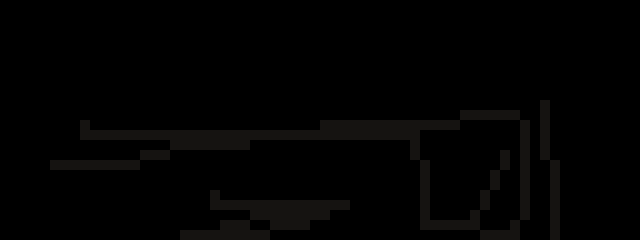

Below is a game level as drawn by its tile map, then a one-line description and the .tmx file that defines it, in full:
An orthogonal 64x24 tile map with 10x10 px tiles, 1 tile layer (Tile Layer 1).

<map version="1.0" orientation="orthogonal" width="64" height="24" tilewidth="10" tileheight="10">
 <tileset firstgid="1" name="tiles" tilewidth="10" tileheight="10" margin="2">
  <image source="tiles.png" width="256" height="256" />
 </tileset>
 <layer name="Tile Layer 1" width="64" height="24">
  <data encoding="csv">
0,0,0,0,0,0,0,0,0,0,0,0,0,0,0,0,0,0,0,0,0,0,0,0,0,0,0,0,0,0,0,0,0,0,0,0,0,0,0,0,0,0,0,0,0,0,0,0,0,0,0,0,0,0,0,0,0,0,0,0,0,0,0,0,
0,0,0,0,0,0,0,0,0,0,0,0,0,0,0,0,0,0,0,0,0,0,0,0,0,0,0,0,0,0,0,0,0,0,0,0,0,0,0,0,0,0,0,0,0,0,0,0,0,0,0,0,0,0,0,0,0,0,0,0,0,0,0,0,
0,0,0,0,0,0,0,0,0,0,0,0,0,0,0,0,0,0,0,0,0,0,0,0,0,0,0,0,0,0,0,0,0,0,0,0,0,0,0,0,0,0,0,0,0,0,0,0,0,0,0,0,0,0,0,0,0,0,0,0,0,0,0,0,
0,0,0,0,0,0,0,0,0,0,0,0,0,0,0,0,0,0,0,0,0,0,0,0,0,0,0,0,0,0,0,0,0,0,0,0,0,0,0,0,0,0,0,0,0,0,0,0,0,0,0,0,0,0,0,0,0,0,0,0,0,0,0,0,
0,0,0,0,0,0,0,0,0,0,0,0,0,0,0,0,0,0,0,0,0,0,0,0,0,0,0,0,0,0,0,0,0,0,0,0,0,0,0,0,0,0,0,0,0,0,0,0,0,0,0,0,0,0,0,0,0,0,0,0,0,0,0,0,
0,0,0,0,0,0,0,0,0,0,0,0,0,0,0,0,0,0,0,0,0,0,0,0,0,0,0,0,0,0,0,0,0,0,0,0,0,0,0,0,0,0,0,0,0,0,0,0,0,0,0,0,0,0,0,0,0,0,0,0,0,0,0,0,
0,0,0,0,0,0,0,0,0,0,0,0,0,0,0,0,0,0,0,0,0,0,0,0,0,0,0,0,0,0,0,0,0,0,0,0,0,0,0,0,0,0,0,0,0,0,0,0,0,0,0,0,0,0,0,0,0,0,0,0,0,0,0,0,
0,0,0,0,0,0,0,0,0,0,0,0,0,0,0,0,0,0,0,0,0,0,0,0,0,0,0,0,0,0,0,0,0,0,0,0,0,0,0,0,0,0,0,0,0,0,0,0,0,0,0,0,0,0,0,0,0,0,0,0,0,0,0,0,
0,0,0,0,0,0,0,0,0,0,0,0,0,0,0,0,0,0,0,0,0,0,0,0,0,0,0,0,0,0,0,0,0,0,0,0,0,0,0,0,0,0,0,0,0,0,0,0,0,0,0,0,0,0,0,0,0,0,0,0,0,0,0,0,
0,0,0,0,0,0,0,0,0,0,0,0,0,0,0,0,0,0,0,0,0,0,0,0,0,0,0,0,0,0,0,0,0,0,0,0,0,0,0,0,0,0,0,0,0,0,0,0,0,0,0,0,0,0,0,0,0,0,0,0,0,0,0,0,
0,0,0,0,0,0,0,0,0,0,0,0,0,0,0,0,0,0,0,0,0,0,0,0,0,0,0,0,0,0,0,0,0,0,0,0,0,0,0,0,0,0,0,0,0,0,0,0,0,0,0,0,0,0,2,0,0,0,0,0,0,0,0,0,
0,0,0,0,0,0,0,0,0,0,0,0,0,0,0,0,0,0,0,0,0,0,0,0,0,0,0,0,0,0,0,0,0,0,0,0,0,0,0,0,0,0,0,0,0,0,2,2,2,2,2,2,0,0,2,0,0,0,0,0,0,0,0,0,
0,0,0,0,0,0,0,0,2,0,0,0,0,0,0,0,0,0,0,0,0,0,0,0,0,0,0,0,0,0,0,0,2,2,2,2,2,2,2,2,2,2,2,2,2,2,0,0,0,0,0,0,2,0,2,0,0,0,0,0,0,0,0,0,
0,0,0,0,0,0,0,0,2,2,2,2,2,2,2,2,2,2,2,2,2,2,2,2,2,2,2,2,2,2,2,2,2,2,2,2,2,2,2,2,2,2,0,0,0,0,0,0,0,0,0,0,2,0,2,0,0,0,0,0,0,0,0,0,
0,0,0,0,0,0,0,0,0,0,0,0,0,0,0,0,0,2,2,2,2,2,2,2,2,0,0,0,0,0,0,0,0,0,0,0,0,0,0,0,0,2,0,0,0,0,0,0,0,0,0,0,2,0,2,0,0,0,0,0,0,0,0,0,
0,0,0,0,0,0,0,0,0,0,0,0,0,0,2,2,2,0,0,0,0,0,0,0,0,0,0,0,0,0,0,0,0,0,0,0,0,0,0,0,0,2,0,0,0,0,0,0,0,0,2,0,2,0,2,0,0,0,0,0,0,0,0,0,
0,0,0,0,0,2,2,2,2,2,2,2,2,2,0,0,0,0,0,0,0,0,0,0,0,0,0,0,0,0,0,0,0,0,0,0,0,0,0,0,0,0,2,0,0,0,0,0,0,0,2,0,2,0,0,2,0,0,0,0,0,0,0,0,
0,0,0,0,0,0,0,0,0,0,0,0,0,0,0,0,0,0,0,0,0,0,0,0,0,0,0,0,0,0,0,0,0,0,0,0,0,0,0,0,0,0,2,0,0,0,0,0,0,2,0,0,2,0,0,2,0,0,0,0,0,0,0,0,
0,0,0,0,0,0,0,0,0,0,0,0,0,0,0,0,0,0,0,0,0,0,0,0,0,0,0,0,0,0,0,0,0,0,0,0,0,0,0,0,0,0,2,0,0,0,0,0,0,2,0,0,2,0,0,2,0,0,0,0,0,0,0,0,
0,0,0,0,0,0,0,0,0,0,0,0,0,0,0,0,0,0,0,0,0,2,0,0,0,0,0,0,0,0,0,0,0,0,0,0,0,0,0,0,0,0,2,0,0,0,0,0,2,0,0,0,2,0,0,2,0,0,0,0,0,0,0,0,
0,0,0,0,0,0,0,0,0,0,0,0,0,0,0,0,0,0,0,0,0,2,2,2,2,2,2,2,2,2,2,2,2,2,2,0,0,0,0,0,0,0,2,0,0,0,0,0,2,0,0,0,2,0,0,2,0,0,0,0,0,0,0,0,
0,0,0,0,0,0,0,0,0,0,0,0,0,0,0,0,0,0,0,0,0,0,0,0,0,2,2,2,2,2,2,2,2,0,0,0,0,0,0,0,0,0,2,0,0,0,0,2,0,0,0,0,2,0,0,2,0,0,0,0,0,0,0,0,
0,0,0,0,0,0,0,0,0,0,0,0,0,0,0,0,0,0,0,0,0,0,2,2,2,0,0,2,2,2,2,0,0,0,0,0,0,0,0,0,0,0,2,2,2,2,2,2,0,0,0,2,0,0,0,2,0,0,0,0,0,0,0,0,
0,0,0,0,0,0,0,0,0,0,0,0,0,0,0,0,0,0,2,2,2,2,2,2,2,2,2,0,0,0,0,0,0,0,0,0,0,0,0,0,0,0,0,0,0,0,0,0,2,2,2,2,0,0,0,2,0,0,0,0,0,0,0,0
</data>
 </layer>
</map>
